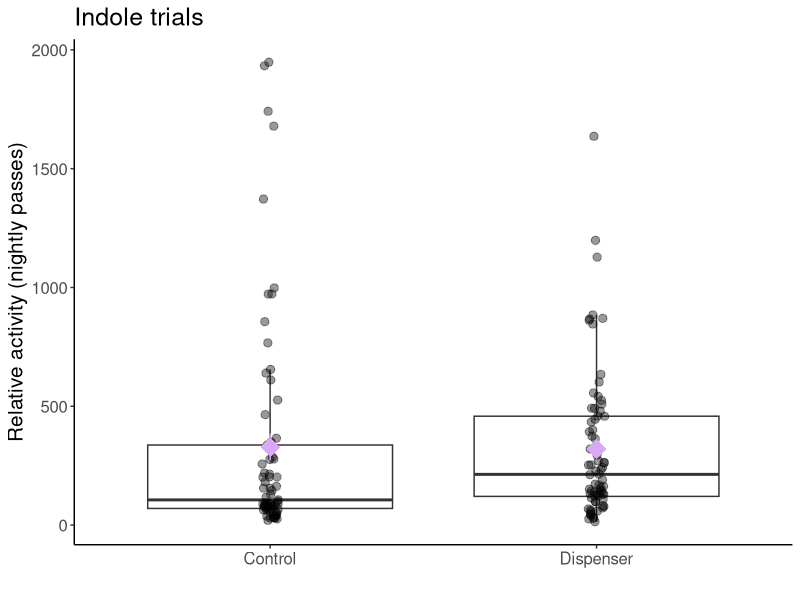
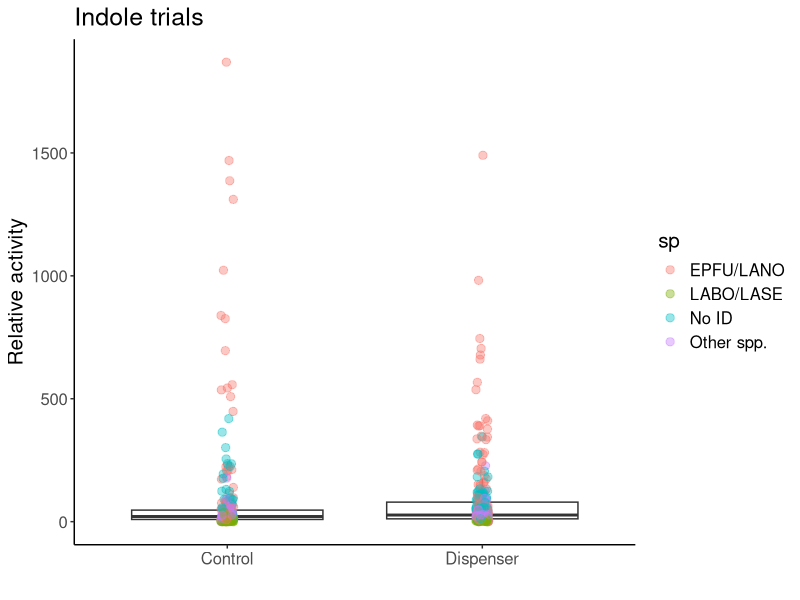
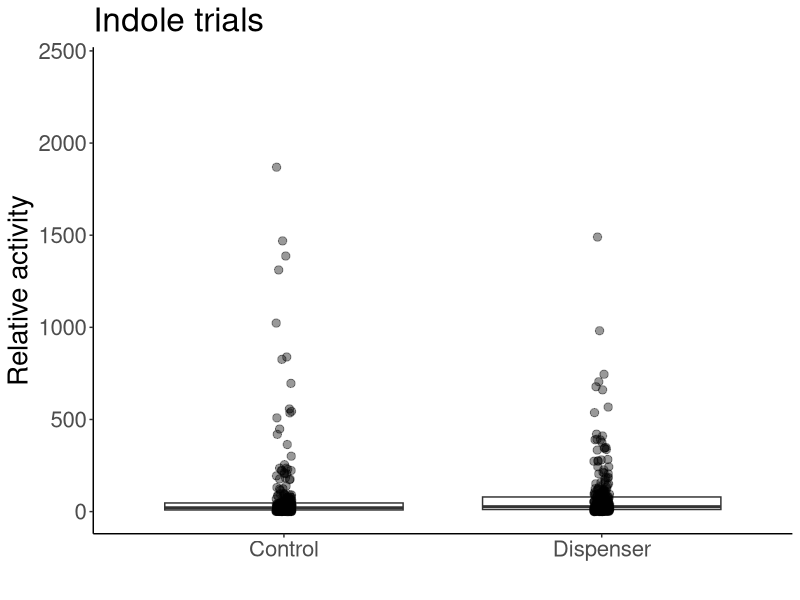
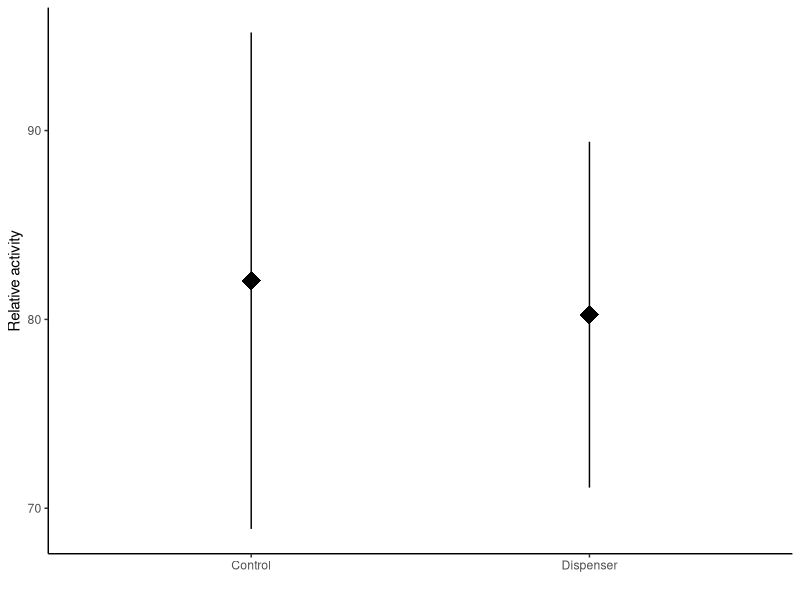
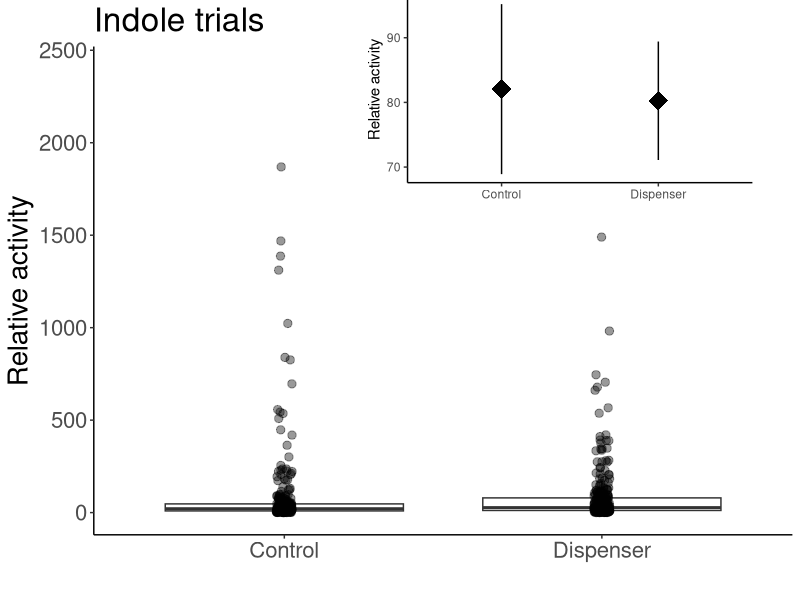
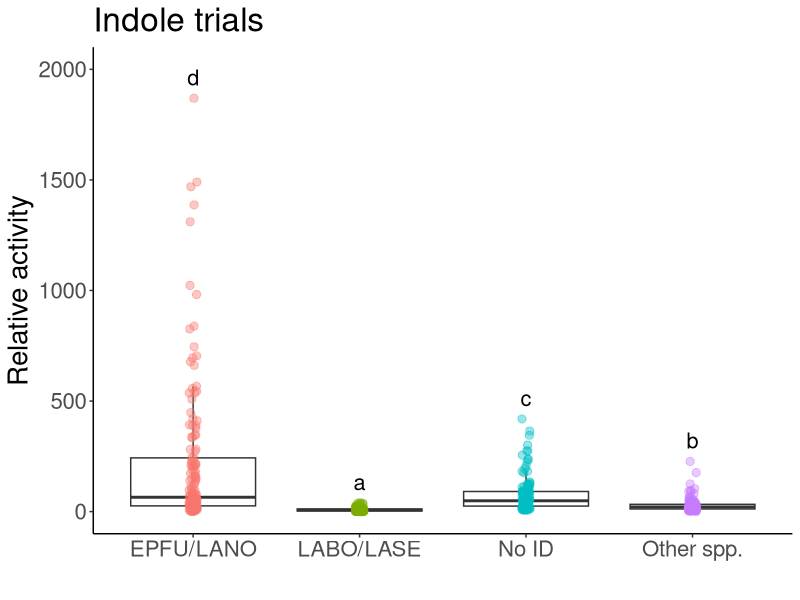
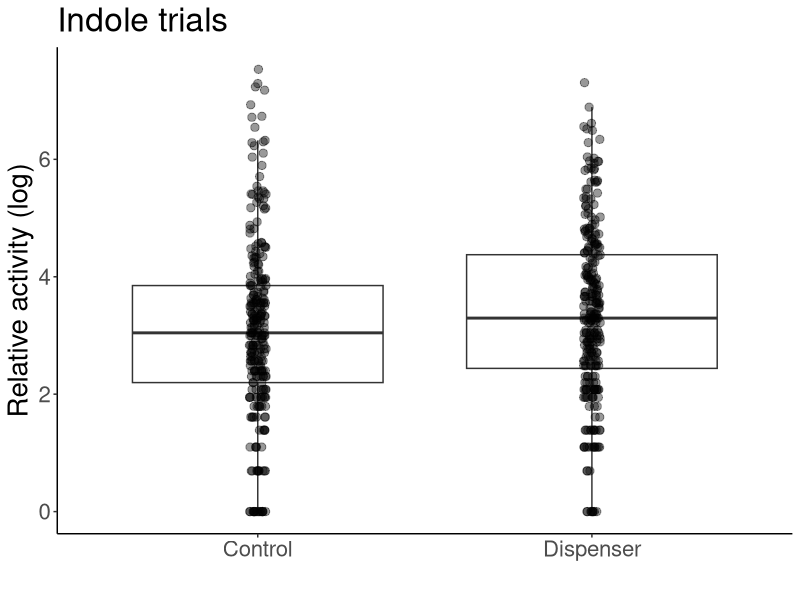
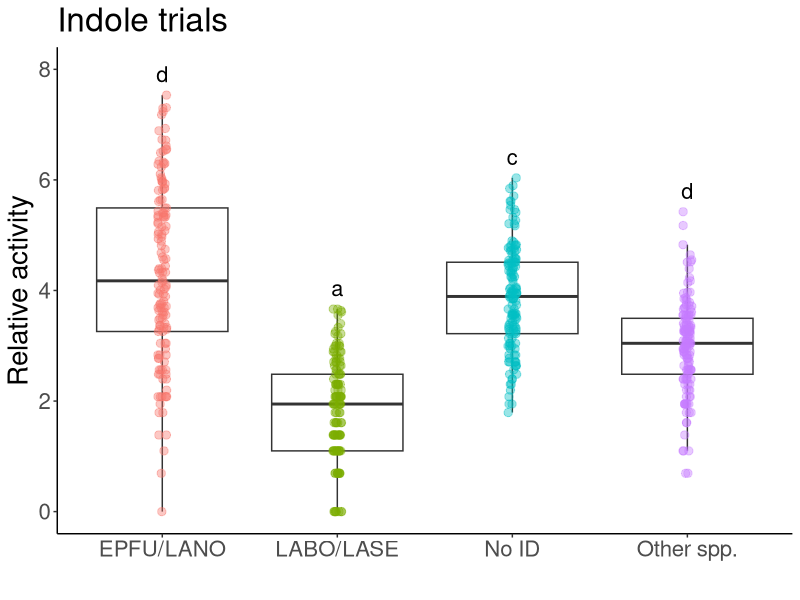

Recreate these plots in R, in order.
#Load libraries
library(ggplot2)
library(lme4)
library(viridis)
library(car)
library(emmeans)
library(multcomp)
library(dplyr)
library(plyr)
library(tidyr)
library(cowplot)

# Indole data import and cleaning ------------------------------------------------

#SUMMARY DATA----
indole <- read.csv(file="Maynard_etal_indole_sum.csv",head=TRUE)
indole[, 3:11][is.na(indole[, 3:11])] <- 0

##Gathering data — compounds from col to rows
indole1<-indole %>% gather(sp, activity, EPTFUS:NOID)
indole1$sp<-as.factor(indole1$sp)
levels(indole1$sp)
indole1<-aggregate(activity ~ treatment + sp + jdate + site, dat=indole1, FUN=sum)

#data without species-level
indole10<-aggregate(activity ~ treatment + jdate + site, dat=indole1, FUN=sum)

#creating log-transformed value for graphs
indole10$log.act<-log(indole10$activity)
indole10$log.act[which(!is.finite(indole10$log.act))] <- 0

#Test for overdispersion function
overdisp_fun <- function(model) {
	rdf <- df.residual(model)
	rp <- residuals(model,type="pearson")
	Pearson.chisq <- sum(rp^2)
	prat <- Pearson.chisq/rdf
	pval <- pchisq(Pearson.chisq, df=rdf, lower.tail=FALSE)
	c(chisq=Pearson.chisq,ratio=prat,rdf=rdf,p=pval)
}

test.in<-glmer(activity~treatment+(1|site), dat = indole10,family=poisson)
summary(test.in)
shapiro.test(resid(test.in))#non-normal
overdisp_fun(test.in)#overdispersed

mod.in<-glmer.nb(activity~treatment+(1|site), dat = indole10)
Anova(mod.in)
#treatment chi=2.2635 p=0.1325

#table
in10.tab <- ddply(indole10, c("treatment"), summarise,
					 N    = length(activity),
					 mean = mean(activity),
					 sd   = sd(activity),
					 se   = sd / sqrt(N))
in10.tab

#graph
ggplot(data=indole10, aes(x=treatment, y=activity))+ 
	geom_boxplot(outlier.shape = NA)+
	geom_point(position=position_jitter(width = 0.025), alpha=0.4, size=2.5)+
	theme_classic()+
	labs(x=" ", y="Relative activity (nightly passes)",
		 title = "Indole trials")+
	theme(text = element_text(size=15))+
	stat_summary(fun.data = "mean_se", size=1.5, shape="diamond", color="#d9a9f6")


##GROUPING SPECIES INDOLE----
{indole2<-indole1
indole2$sp=as.character(indole2$sp)
indole2$sp[indole2$sp=="EPTFUS"]="EPFU/LANO"
indole2$sp[indole2$sp=="LASNOC"]="EPFU/LANO"
indole2$sp[indole2$sp=="LASBOR"]="LABO/LASE"
indole2$sp[indole2$sp=="LASSEM"]="LABO/LASE"
indole2$sp[indole2$sp=="LASCIN"]="Other spp."
indole2$sp[indole2$sp=="MYOLUC"]="Other spp."
indole2$sp[indole2$sp=="PERSUB"]="Other spp."
indole2$sp[indole2$sp=="NOID"]="No ID"
indole2$sp[indole2$sp=="NYCHUM"]="Other spp."
}

indole3<-aggregate(activity ~ treatment + sp + jdate + site, dat=indole2, FUN=sum)
indole3$log.act<-log(indole3$activity)
indole3$log.act[which(!is.finite(indole3$log.act))] <- 0

#indole3<-indole3[order(indole3$sp),]

test.i<-glmer(activity~treatment*sp+(1|site), dat = indole3,family=poisson)
summary(test.i)
shapiro.test(resid(test.i))#non-normal

overdisp_fun(test.i)#overdispersed

mod.i<-glmer.nb(activity~treatment*sp+(1|jdate), dat = indole3)
Anova(mod.i)
#treatment chi=2.7201 p=0.09909, sp chi=625.2476 p<0.0001, interaxn chi=1.1916 p=0.75502

#contrasts
i1<-emmeans(mod.i,pairwise~sp, type="response")
cld(i1$emmeans,  Letters ='abcde')
#LABO/LASE a, Other b, EPFU/LANO c

indole.tab <- ddply(indole3, c("sp"), summarise,
					N    = length(activity),
					mean = mean(activity),
					sd   = sd(activity),
					se   = sd / sqrt(N))
indole.tab

#(EPFU/LANO-NoID)/NoID
(214.517730-72.985816)/72.985816
#1.94, EPFU/LANO were ~2x more active than Other spp.

#(EPFU/LANO-Other)/other
(214.517730-28.078014)/28.078014
#6.64, EPFU/LANO were 6.6x more active than Other spp.

#(EPFU/LANO-LABO)/LABO
(214.517730-8.943262)/8.943262
#22.9865, EPFU/LANO were ~23x more active than LABO/LASE

indole.n <- ddply(indole3, c("site"), summarise,
					N    = length(activity),
					mean = mean(activity),
					sd   = sd(activity),
					se   = sd / sqrt(N))
indole.n

indole.tab.treat <- ddply(indole3, c("treatment"), summarise,
					N    = length(activity),
					mean = mean(activity),
					sd   = sd(activity),
					se   = sd / sqrt(N))
indole.tab.treat

#full plot, grouped by species
ggplot(data=indole3, aes(x=treatment, y=activity))+ 
	geom_boxplot(outlier.shape = NA)+
	geom_point(position=position_jitter(width = 0.025), alpha=0.4, size=2.5, aes(color=sp))+
	theme_classic()+
	labs(x=" ", y="Relative activity",
		 title = "Indole trials")+
	theme(text = element_text(size=15))

#full plot, with boxplots
indole.plot1<-ggplot(data=indole3, aes(x=treatment, y=activity))+ 
	geom_boxplot(outlier.shape = NA)+
	geom_point(position=position_jitter(width = 0.025), alpha=0.4, size=2.5)+
	theme_classic()+
	labs(x=" ", y="Relative activity",
		 title = "Indole trials")+
	theme(text = element_text(size=20))+
	scale_y_continuous(limits = c(0,2400))
indole.plot1

#small plot (means and SEs)
indole.small<-ggplot(data=indole3, aes(x=treatment, y=activity))+ 
	theme_classic()+
	labs(x=" ", y="Relative activity")+
	stat_summary(fun.data = "mean_se", size=1.5, shape="diamond")
indole.small

#plots with inlay
indole.with.inset <-
	ggdraw() +
	draw_plot(indole.plot1) +
	draw_plot(indole.small, x = 0.45, y = .62, width = .5, height = .4)
indole.with.inset

#save plot
#ggsave(filename = "indole.png", 
	   #plot = indole.with.inset,
	   #width = 17, 
	   #height = 12,
	   #units = "cm",
	   #dpi = 300)

#species plot (raw data)
ggplot(data=indole3, aes(x=sp, y=activity))+ 
	geom_boxplot(outlier.shape = NA)+
	geom_point(position=position_jitter(width = 0.025), alpha=0.4, size=2.5, aes(color=sp))+
	theme_classic()+
	labs(x=" ", y="Relative activity", title="Indole trials")+
	theme(text = element_text(size=20), legend.position = "none")+
	stat_summary(geom = 'text', label = c("d","a","c", "b"),
				 fun = max, vjust = -0.8, size=5.5)+
	scale_y_continuous(limits = c(0,2000))

#log-transformed full plot
indole.plot.log<-ggplot(data=indole3, aes(x=treatment, y=log.act))+ 
	geom_boxplot(outlier.shape = NA)+
	geom_point(position=position_jitter(width = 0.025), alpha=0.4, size=2.5)+
	theme_classic()+
	labs(x=" ", y="Relative activity (log)",
		 title = "Indole trials")+
	theme(text = element_text(size=20))
indole.plot.log

#log-transformed species plot
ggplot(data=indole3, aes(x=sp, y=log.act))+ 
	geom_boxplot(outlier.shape = NA)+
	geom_point(position=position_jitter(width = 0.025), alpha=0.4, size=2.5, aes(color=sp))+
	theme_classic()+
	labs(x=" ", y="Relative activity", title="Indole trials")+
	theme(text = element_text(size=20), legend.position = "none")+
	stat_summary(geom = 'text', label = c("d","a","c", "d"),
				 fun = max, vjust = -0.8, size=5.5)+
	scale_y_continuous(limits = c(0,8))



##FARNESENE TRIALS----
# Farnesene data import and cleaning ------------------------------------------------

#SUMMARY DATA----
farn <- read.csv(file="Maynard_etal_farnesene_sum.csv",head=TRUE)
farn[, 3:11][is.na(farn[, 3:11])] <- 0

##Gathering data — compounds from col to rows
farn1<-farn %>% gather(sp, activity, EPTFUS:NOID)
farn1$sp<-as.factor(farn1$sp)
levels(farn1$sp)
farn1<-aggregate(activity ~ treatment + sp + jdate + site, dat=farn1, FUN=sum)

#not species-level
farn10<-aggregate(activity ~ treatment + jdate + site, dat=farn1, FUN=sum)

#creating log-transformed value for graphs
farn10$log.act<-log(farn10$activity)
farn10$log.act[which(!is.finite(farn10$log.act))] <- 0

test.farn<-glmer(activity~treatment+(1|site), dat = farn10,family=poisson)
summary(test.farn)
shapiro.test(resid(test.farn))#non-normal
overdisp_fun(test.farn)#overdispersed

mod.farn<-glmer.nb(activity~treatment+(1|site), dat = farn10)
Anova(mod.farn)
#treatment chi=0.398 p=0.5281

#table
farn10.tab <- ddply(farn10, c("treatment"), summarise,
				  N    = length(activity),
				  mean = mean(activity),
				  sd   = sd(activity),
				  se   = sd / sqrt(N))
farn10.tab

#graph
ggplot(data=farn10, aes(x=treatment, y=activity))+ 
	geom_boxplot(outlier.shape = NA)+
	geom_point(position=position_jitter(width = 0.025), alpha=0.4, size=2.5)+
	theme_classic()+
	labs(x=" ", y="Relative activity (nightly passes)",
		 title = "Farnesene trials")+
	theme(text = element_text(size=15))+
	stat_summary(fun.data = "mean_se", size=1.5, shape="diamond", color="#d9a9f6")

##GROUPING SPECIES----
{farn2<-farn1
farn2$sp=as.character(farn2$sp)
farn2$sp[farn2$sp=="EPTFUS"]="EPFU/LANO"
farn2$sp[farn2$sp=="LASNOC"]="EPFU/LANO"
farn2$sp[farn2$sp=="LASBOR"]="LABO/LASE"
farn2$sp[farn2$sp=="LASSEM"]="LABO/LASE"
farn2$sp[farn2$sp=="LASCIN"]="Other spp."
farn2$sp[farn2$sp=="MYOLUC"]="Other spp."
farn2$sp[farn2$sp=="PERSUB"]="Other spp."
farn2$sp[farn2$sp=="NOID"]="No ID"
farn2$sp[farn2$sp=="NYCHUM"]="Other spp."
}

farn3<-aggregate(activity ~ treatment + sp + jdate + site, dat=farn2, FUN=sum)
farn3$log.act<-log(farn3$activity)
farn3$log.act[which(!is.finite(farn3$log.act))] <- 0

test.f<-glmer(activity~treatment*sp+(1|jdate), dat = farn3,family=poisson)
summary(test.f)
shapiro.test(resid(test.f))#non-normal, overdispersed

overdisp_fun(test.f)#overdispersed

mod.f<-glmer.nb(activity~treatment*sp+(1|jdate), dat = farn3)
Anova(mod.f)
#treatment chi=2.7420 p=0.09774, sp chi=67.3332 p<0.001, interaxn chi=3.0187  p=0.38875

#contrasts
f1<-emmeans(mod.f,pairwise~sp, type="response")
cld(f1$emmeans,  Letters ='abcde')
#LABO=A, Other=A EPFU=B, NoID=B


farn.tab <- ddply(farn3, c("sp"), summarise,
					N    = length(activity),
					mean = mean(activity),
					sd   = sd(activity),
					se   = sd / sqrt(N))
farn.tab
#(EPFU/LANO-LABO/LASE)/LABO/LASE
(122.0750-26.4625)/26.4625
#3.6, EPFU/LANO are 3.6x more active than LABO/LASE

#(EPFU/LANO-OTHER)/OTHER
(122.0750-40.1500)/40.1500
#2.04, EPFU/LANO are over 2x more active than Other spp.

farn.n <- ddply(farn3, c("site"), summarise,
				  N    = length(activity),
				  mean = mean(activity),
				  sd   = sd(activity),
				  se   = sd / sqrt(N))
farn.n
#N=24/3 species=8 nights total,2 treatments at 10 sites, N=40

#main graph (boxplots w/ data points)
farn.plot1<-ggplot(data=farn3, aes(x=treatment, y=activity))+ 
	geom_boxplot(outlier.shape = NA)+
	geom_point(position=position_jitter(width = 0.025), alpha=0.4, size=2.5)+
	theme_classic()+
	labs(x=" ", y="Relative activity",
		 title = "Farnesene")+
	theme(text = element_text(size=20))+
	scale_y_continuous(limits = c(0,1500))
farn.plot1

#small graph (means and SEs)
farn.small<-ggplot(data=farn3, aes(x=treatment, y=activity))+ 
	theme_classic()+
	labs(x=" ", y="Relative activity")+
	stat_summary(fun.data = "mean_se", size=1.5, shape="diamond")
farn.small

#plot with inlay
farn.with.inset <-
	ggdraw() +
	draw_plot(farn.plot1) +
	draw_plot(farn.small, x = 0.45, y = .6, width = .5, height = .4)
farn.with.inset

#save plot
ggsave(filename = "farnesene.png", 
	   plot = farn.with.inset,
	   width = 17, 
	   height = 12,
	   units = "cm",
	   dpi = 300)

#species plot
ggplot(data=farn3, aes(x=sp, y=activity))+ 
	geom_boxplot(outlier.shape = NA)+
	geom_point(position=position_jitter(width = 0.025), alpha=0.4, size=2.5, aes(color=sp))+
	theme_classic()+
	labs(x=" ", y="Relative activity", title="Farnesene trials")+
	theme(text = element_text(size=20), legend.position = "none")+
	stat_summary(geom = 'text', label = c("b","a","b","a"),
				 fun = max, vjust = -0.8, size=5.5)+
	scale_y_continuous(limits = c(0,1400))

#log-transformed plot, main graph
farn.plot.log<-ggplot(data=farn3, aes(x=treatment, y=log.act))+ 
	geom_boxplot(outlier.shape = NA)+
	geom_point(position=position_jitter(width = 0.025), alpha=0.4, size=2.5)+
	theme_classic()+
	labs(x=" ", y="Relative activity (log)",
		 title = "Farnesene")+
	theme(text = element_text(size=20))
farn.plot.log

#log-transformed species plot
ggplot(data=farn3, aes(x=sp, y=log.act))+ 
	geom_boxplot(outlier.shape = NA)+
	geom_point(position=position_jitter(width = 0.025), alpha=0.4, size=2.5, aes(color=sp))+
	theme_classic()+
	labs(x=" ", y="Relative activity", title="Farnesene trials")+
	theme(text = element_text(size=20), legend.position = "none")+
	stat_summary(geom = 'text', label = c("b","a","b","a"),
				 fun = max, vjust = -0.8, size=5.5)+
	scale_y_continuous(limits = c(0,8))

##COMBINING INDOLE AND FARNESENE TRIALS----
#importing "failed" indole trial (only control plots)
indole0 <- read.csv(file="Maynard_etal_indole2_control.csv",head=TRUE)
indole0[, 3:11][is.na(indole0[, 3:11])] <- 0

##Gathering data — compounds from col to rows
indole01<-indole0 %>% gather(sp, activity, EPTFUS:NOID)
indole01$sp<-as.factor(indole01$sp)
levels(indole01$sp)
indole01<-aggregate(activity ~ treatment + sp + jdate + site, dat=indole01, FUN=sum)

indole1$compound<-NA
indole1$compound<-"indole"

indole01$compound<-NA
indole01$compound<-"indole"

farn1$compound<-NA
farn1$compound<-"farnesene"

dis.all1 <- rbind(farn1, indole1, indole01)

##GROUPING SPECIES----
{dis.all<-dis.all1
dis.all$sp=as.character(dis.all$sp)
dis.all$sp[dis.all$sp=="EPTFUS"]="EPFU/LANO"
dis.all$sp[dis.all$sp=="LASNOC"]="EPFU/LANO"
dis.all$sp[dis.all$sp=="LASBOR"]="LABO/LASE"
dis.all$sp[dis.all$sp=="LASSEM"]="LABO/LASE"
dis.all$sp[dis.all$sp=="NOID"]="No ID"
dis.all$sp[dis.all$sp=="MYOLUC"]="MYLU"
dis.all$sp[dis.all$sp=="LASCIN"]="LACI"
dis.all$sp[dis.all$sp=="NYCHUM"]="NYHU"
dis.all$sp[dis.all$sp=="PERSUB"]="PESU"
dis.all$sp[dis.all$sp=="MYOSOD"]="No ID"
}

dis.all2<-aggregate(activity ~ treatment + sp + jdate + site, dat=dis.all, FUN=sum)
dis.all2$log.act<-log(dis.all2$activity)
dis.all2$log.act[which(!is.finite(dis.all2$log.act))] <- 0

#exclude treatment trials
dis.all.control<-dis.all2[dis.all2$treatment != "Dispenser", ]  
dis.all.control <- dis.all.control[order(dis.all.control$jdate),]

dis.all.treat<-dis.all2[dis.all2$treatment != "Control", ]  
dis.all.treat <- dis.all.treat[order(dis.all.treat$jdate),]

q1<-glmer.nb(activity~sp+(1|site), data = dis.all.control)
Anova(q1)

#contrasts
q1c<-emmeans(q1,pairwise~sp, type="response")
cld(q1c$emmeans,  Letters ='abcdefg')
#MYLU=A, NYHU=B, PESU=C, LABO/LASE+LACI=D, NOID=E, EPFU/LANO=f

q1.tab <- ddply(dis.all.control, c("sp"), summarise,
				  N    = length(activity),
				  mean = mean(activity),
				  sd   = sd(activity),
				  se   = sd / sqrt(N))
q1.tab


#species plot
all.plot<-ggplot(data=dis.all.control, aes(x=sp, y=activity))+ 
	geom_boxplot(outlier.shape = NA)+
	geom_point(position=position_jitter(width = 0.025), alpha=0.4, size=2.5, aes(color=sp))+
	theme_classic()+
	labs(x=" ", y="Relative activity")+
	theme(text = element_text(size=20), legend.position = "none", 
		  axis.text.x = element_text(angle = 20, vjust = 0.5, hjust=.9))+
	stat_summary(geom = 'text', label = c("f","d","d","a","e","b","c"),
				 fun = max, vjust = -0.8, size=5.5)+
	scale_y_continuous(limits = c(0,1600))
all.plot

#small plot (means and SEs)
all.small<-ggplot(data=dis.all.control, aes(x=sp, y=activity))+ 
	theme_classic()+
	labs(x=" ", y="Relative activity")+
	stat_summary(fun.data = "mean_se", size=1.5, shape="diamond")+
	theme(axis.text.x = element_text(angle = 20, vjust = 0.5, hjust=.9))
all.small

#plot with inlay
all.with.inset <-
	ggdraw() +
	draw_plot(all.plot) +
	draw_plot(all.small, x = 0.45, y = .6, width = .5, height = .4)
all.with.inset

#log-transformed species plot
ggplot(data=dis.all.control, aes(x=sp, y=log.act))+ 
	geom_boxplot(outlier.shape = NA)+
	geom_point(position=position_jitter(width = 0.025), alpha=0.4, size=2.5, aes(color=sp))+
	theme_classic()+
	labs(x=" ", y="Relative activity (log-transformed)", title="All control trials")+
	theme(text = element_text(size=20), legend.position = "none", 
		  axis.text.x = element_text(angle = 20, vjust = 0.5, hjust=.9))+
	stat_summary(geom = 'text', label = c("f","d","d","a","e","b","c"),
				 fun = max, vjust = -0.8, size=5.5)+
	scale_y_continuous(limits = c(0,8))



###BIG BROWN DATA----
##INDOLE BIG BROWN ONLY---
	brown.ind <- indole2[which(indole2$sp== 'EPFU/LANO'),]

test3.ind<-glmer(activity~treatment+(1|jdate), dat = brown.ind,family=poisson)
shapiro.test(resid(test3.ind))#normal
summary(test3.ind)#not normal

mod.brown.ind<-glmer.nb(activity~treatment+(1|jdate), dat = brown.ind)
Anova(mod.brown.ind)
#treatment p=0.38

ggplot(data=brown.ind, aes(x=treatment, y=activity))+ 
	geom_boxplot(outlier.shape = NA)+
	geom_point(position=position_jitter(width = 0.025), alpha=0.4, size=2.5)+
	stat_summary(fun.data = "mean_se", colour="red", size=1.5, shape="diamond")+
	theme_classic()+
	labs(x=" ", y="Relative activity",
		 title = "EPFU/LANO only, indole trials")+
	theme(text = element_text(size=15), legend.title = )+
	scale_color_viridis(discrete = T, option = "D")

ggplot(data=brown.ind, aes(x=treatment, y=activity))+ 
	theme_classic()+
	labs(x=" ", y="Relative activity",
		 title = "EPFU/LANO only, indole trials")+
	stat_summary(fun.data = "mean_se", size=1.5, shape="diamond")

##farn BIG BROWN ONLY---
brown.farn <- farn2[which(farn2$sp== 'EPFU/LANO'),]

test3.farn<-glmer(activity~treatment+(1|jdate), dat = brown.farn,family=poisson)
shapiro.test(resid(test3.farn))#normal
summary(test3.farn)#not normal

mod.brown.farn<-glmer.nb(activity~treatment+(1|jdate), dat = brown.farn)
Anova(mod.brown.farn)
#treatment p=0.17

ggplot(data=brown.farn, aes(x=treatment, y=activity))+ 
	geom_boxplot(outlier.shape = NA)+
	geom_point(position=position_jitter(width = 0.025), alpha=0.4, size=2.5)+
	stat_summary(fun.data = "mean_se", colour="red", size=1.5, shape="diamond")+
	theme_classic()+
	labs(x=" ", y="Relative activity",
		 title = "EPFU/LANO only, Farnesene trials")+
	theme(text = element_text(size=15), legend.title = )+
	scale_color_viridis(discrete = T, option = "D")

ggplot(data=brown.farn, aes(x=treatment, y=activity))+ 
	theme_classic()+
	labs(x=" ", y="Relative activity",
		 title = "EPFU/LANO only, Farnesene trials")+
	stat_summary(fun.data = "mean_se", size=1.5, shape="diamond")
